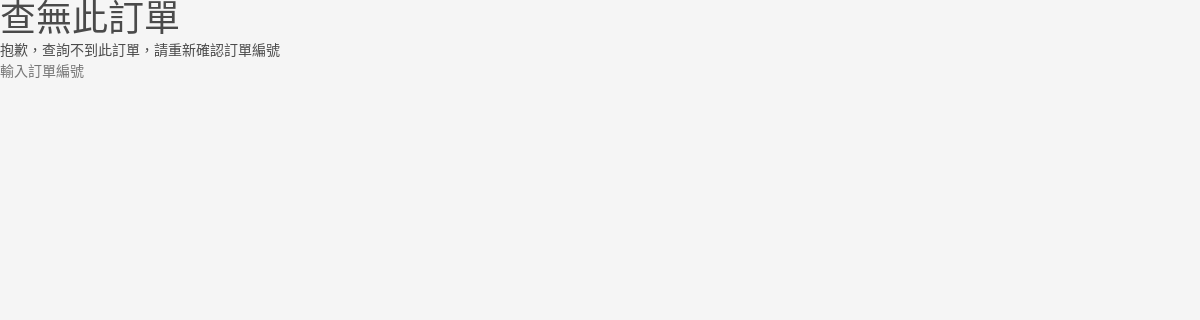
The page /search.php on the database as committed earlier.
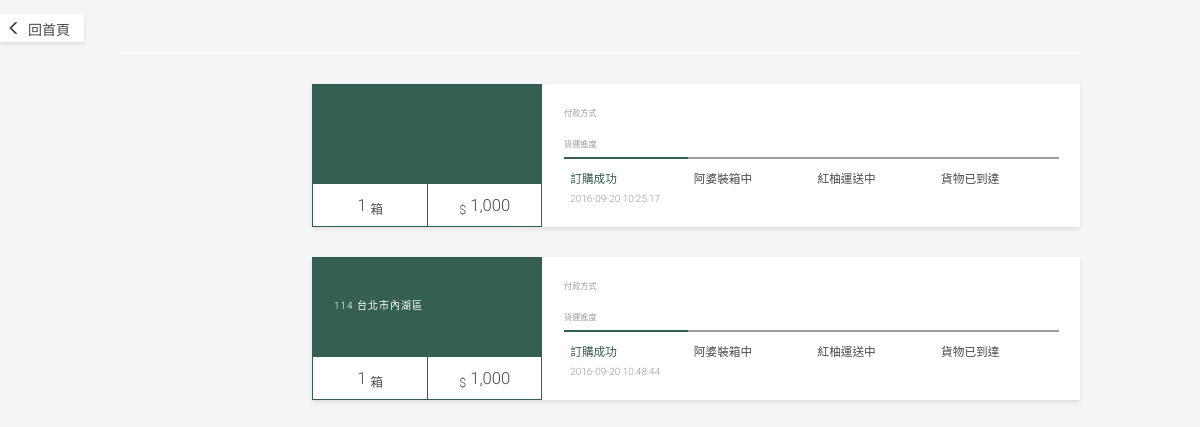
The same page on the database as committed later.
### tables this page shows
CREATE TABLE `pomelo_order` (
  `order_id` int(5) NOT NULL,
  `order_time` datetime NOT NULL,
  `order_status` varchar(10) NOT NULL,
  `a_name` varchar(20) NOT NULL,
  `a_phone` varchar(15) NOT NULL,
  `p_name` varchar(20) NOT NULL,
  `p_phone` varchar(15) NOT NULL,
  `p_num` int(5) NOT NULL,
  `p_address` varchar(50) NOT NULL,
  `p_msg` varchar(100) DEFAULT NULL,
  `payment_type` varchar(5) NOT NULL,
  `payment_status` varchar(5) DEFAULT NULL,
  `pack_time` datetime DEFAULT NULL,
  `ship_time` datetime DEFAULT NULL,
  `ship_num` text,
  `arrive_time` datetime DEFAULT NULL,
  `atm_bank` text,
  `atm_num` varchar(5) DEFAULT NULL,
  `atm_time` date DEFAULT NULL,
  `cash_who` varchar(10) DEFAULT NULL
);

### search.php (the view, shortened to what this page needs)
<?php include 'header.php'; ?>
<?php
$sql_query = "SELECT * FROM `pomelo_order` WHERE `a_phone` = '".mysql_real_escape_string($_GET["order"])."';";
$order_response = mysql_query($sql_query);
$order = array();
while ($order[] = mysql_fetch_assoc($order_response));
unset($order[count($order)-1]);
?>
<link rel="stylesheet" href="css/order.css">
<?php if (empty($order)): ?>
	<h1>查無此訂單</h1>
	<main class="order error">
		<section class="subtitle">
			抱歉，查詢不到此訂單，請重新確認訂單編號
			<form action="search.php" method="get" accept-charset="utf-8">
				<input type="text" name="order" value="" placeholder="輸入訂單編號" required>
			</form>
		</section>
	</main>
<?php else: ?>
	<a href="/" class="back_btn glyphicon glyphicon-menu-left">回首頁</a>
	<header class="buyer max-width">
		<div class="size">
		</div>
	</header>
	<main class="max-width">
		<?php foreach ($order as $i => $receiver): ?>
			<article class="receiver text-right
				<?php if($receiver['order_status'] == 'arrive' && $receiver['arrive_time']) echo 'success'; ?>
				<?php if(($receiver['payment_type'] != 'cod' && $receiver['payment_status'] == '0') || ($receiver['order_status'] == 'arrive' && empty($receiver['arrive_time']))) echo 'notice'; ?>">
				<div class="main_info">
					<section class="receiver_info">
						<div class="content">
							<?php echo $receiver['p_phone']; ?><br>
							<?php
								$receiver['p_address'] = explode("|", $receiver['p_address']);
								$address_data = ['市', '區', '里/村', '路/街', '段', '巷', '弄', '號', '樓', '室'];
								foreach ($address_data as $i => $value) {
									$address[$value] = $receiver['p_address'][$i];
								}
								foreach ($address as $key => $value) {
									if ($value) {
										if($key != '市' && $key != '區' && $key != '室'){
											echo $value.$key;
										}else{
											echo $value;
										}
									}
								}
							 ?>
						</div>
					</section>
					<section class="qty">
						<div class="qty-info">
							<?php echo $receiver['p_num']; ?> <sub>箱</sub>
						</div>
						<div class="qty-info">
							<sub>$</sub> <?php echo number_format($receiver['p_num'] * 1000); ?>
						</div>
					</section>
				</div>
				<section id="receiver<?php echo $i; ?>" class="receiver_status collapse in">
					<div class="status payment">
						<div class="title">付款方式</div>
					</div>
					<div class="status flowchart">
						<?php
							$status = array(
								'order'  => 'active',
								'pack'   => '',
								'ship'   => '',
								'arrive' => ''
							);
						 ?>
						<div class="title">貨運進度</div>
						<div class="type">
							<div class="part <?php echo $status['order']; ?>">
								<div class="part_name">
									訂購成功
								</div>
								<?php if ($receiver['order_time']): ?>
									<div class="part_action">
										<div class="date"><?php echo $receiver['order_time']; ?></div>
									</div>
								<?php endif ?>
							</div>
							<div class="part <?php echo $status['pack']; ?>">
								<div class="part_name">
									阿婆裝箱中
								</div>
							</div>
							<div class="part <?php echo $status['ship']; ?>">
								<div class="part_name">
									紅柚運送中
								</div>
							</div>
							<div class="part <?php echo $status['arrive']; ?>">
								<div class="part_name">
									貨物已到達
								</div>
							</div>
						</div>
					</div>
				</section>
			</article>
		<?php endforeach ?>
	</main>
<?php endif ?>
<?php include 'footer.php'; ?>

### header.php (shortened to what this page needs)
<!DOCTYPE html>
<html prefix='og: http://ogp.me/ns#'>
<head>
	<link rel="stylesheet" href="css/reset.css">
	<link rel="stylesheet" href="css/jquery-ui.min.css">
	<link rel="stylesheet" href="bootstrap-3.3.7-dist/css/bootstrap.min.css">
	<link rel="stylesheet" href="OwlCarousel2-2.2.1/dist/assets/owl.carousel.min.css">
	<link rel="stylesheet" href="css/main.css">
</head>
<body>

### footer.php (shortened to what this page needs)
</body>
</html>

### css/order.css (style rules this page uses)
.back_btn { position: fixed; z-index: 3; top: 1em; display: inline-block; background: white; padding: 0.5em 1em 0.5em 0; box-shadow: 0 2px 4px 0 rgba(0, 0, 0, 0.1); color: #4a4a4a; cursor: pointer; transition: 0.3s all linear 0s; -moz-transition: 0.3s all linear 0s; -webkit-transition: 0.3s all linear 0s; -o-transition: 0.3s all linear 0s; }
.back_btn:before { display: inline-block; text-align: center; width: 2em; }
header { margin-top: 1.875rem; }
header .size { width: 90%; margin: 0 auto; padding: 1em 0; border-bottom: solid 1px white; }
header .size:after { content: ""; display: block; clear: both; }
main .receiver { width: calc(90% - 5em - 0.01px); margin: 5%; margin-left: calc(5% + 5em); background: white; box-shadow: 0 2px 4px 0 rgba(0, 0, 0, 0.1); }
main .receiver .receiver_info { padding: 1em; background: #345f52; color: white; letter-spacing: 1px; text-align: justify; }
main .receiver .receiver_info .content { padding: 0.5em 0; font-size: 10px; font-size: 0.625rem; }
main .receiver .qty { border-bottom: solid 1px #345f52; }
main .receiver .qty:after { content: ""; display: block; clear: both; }
main .receiver .qty .qty-info { float: left; width: calc(50% - 0.01px); text-align: center; padding: 0.5em 0; font-size: 18px; font-size: 1.125rem; }
main .receiver .qty .qty-info + .qty-info { border-left: solid 1px #345f52; }
main .receiver .receiver_status { margin-top: -3em; padding: 1em; text-align: justify; }
main .receiver .receiver_status .status + .status { margin-top: 1em; }
main .receiver .receiver_status .status .title { color: #9b9b9b; transform-origin: 0 50%; margin-bottom: 0.25em; -webkit-transform: scale(0.7); -moz-transform: scale(0.7); -ms-transform: scale(0.7); -o-transform: scale(0.7); transform: scale(0.7); font-size: 12px; font-size: 0.75rem; }
main .receiver .receiver_status .status.flowchart .type .part { border-left: solid 2px #9b9b9b; padding-left: 1em; padding-bottom: 2em; font-size: 12px; font-size: 0.75rem; }
main .receiver .receiver_status .status.flowchart .type .part.active { border-color: #345f52; }
main .receiver .receiver_status .status.flowchart .type .part.active .part_name { color: #345f52; }
main .receiver .receiver_status .status.flowchart .type .part .part_name { margin-bottom: 0.25em; }
main .receiver .receiver_status .status.flowchart .type .part .part_action { color: #9b9b9b; font-size: 10px; font-size: 0.625rem; }
@media only screen and (min-width: 769px) { header .size { width: 80%; margin: 1.875rem auto; } }
@media only screen and (min-width: 769px) { main .receiver { position: relative; width: 64%; margin: 2.5%; margin-left: 26%; } }
@media only screen and (min-width: 769px) { main .receiver:after { content: ""; display: block; clear: both; } }
@media only screen and (min-width: 769px) { main .receiver .main_info { position: absolute; top: 0; left: 0; width: 30%; height: 100%; border-right: solid 1px #345f52; border-left: solid 1px #345f52; } }
@media only screen and (min-width: 769px) { main .receiver .receiver_info { position: absolute; z-index: 1; width: 100%; height: 100%; padding: 1.5em; padding-bottom: 3.125rem; } }
@media only screen and (min-width: 769px) { main .receiver .receiver_info .content { font-size: 12px; font-size: 0.75rem; } }
@media only screen and (min-width: 769px) { main .receiver .qty { position: absolute; z-index: 2; width: 100%; right: 0; bottom: 0; background: white; } }
@media only screen and (min-width: 769px) { main .receiver .qty .qty-info { font-size: 20px; font-size: 1.25rem; } }
@media only screen and (min-width: 769px) { main .receiver .receiver_status { width: calc(70% - 1px); float: right; margin: 0; padding: 1.5em; display: block; height: auto !important; } }
@media only screen and (min-width: 769px) { main .receiver .receiver_status .status .title { font-size: 14px; font-size: 0.875rem; } }
@media only screen and (min-width: 769px) { main .receiver .receiver_status .status.flowchart .type:after { content: ""; display: block; clear: both; } }
@media only screen and (min-width: 769px) { main .receiver .receiver_status .status.flowchart .type .part { float: left; width: calc(100% / 4 - 0.01px); border-top: solid 2px #9b9b9b; border-left: none; padding-top: 1em; padding-left: 0.5em; padding-bottom: 0; font-size: 14px; font-size: 0.875rem; } }
@media only screen and (min-width: 769px) { main .receiver .receiver_status .status.flowchart .type .part .part_action { font-size: 12px; font-size: 0.75rem; } }

Rows that differ between the two databases and show on the page:
now on this page (row edited): pomelo_order: p_num "1", $receiver['p_num']*1000 "1,000", order_time "2016-09-20 10:25:17"
now on this page (row edited): pomelo_order: value "114 台北市內湖區", p_num "1", $receiver['p_num']*1000 "1,000", order_time "2016-09-20 10:48:44"
Other text that changed with them:
text no longer shown: "查無此訂單 抱歉，查詢不到此訂單，請重新確認訂單編號"
text now shown: "回首頁"
